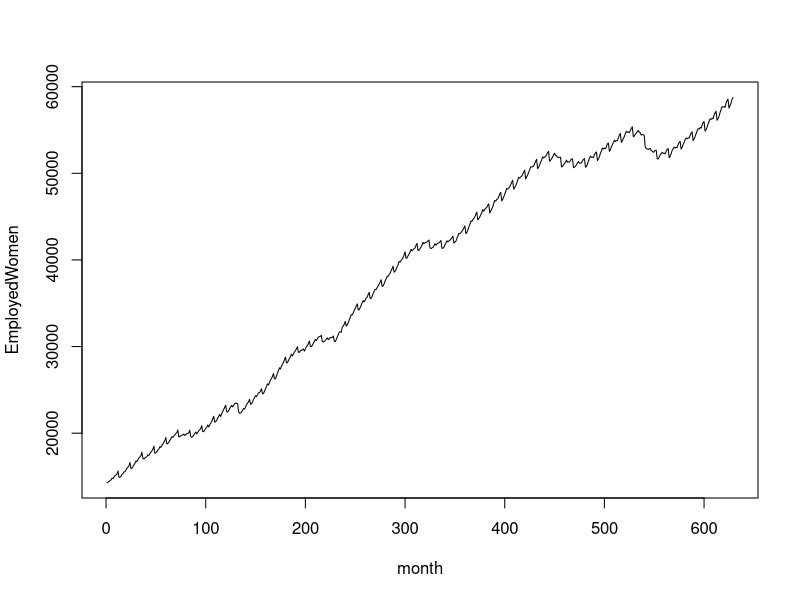
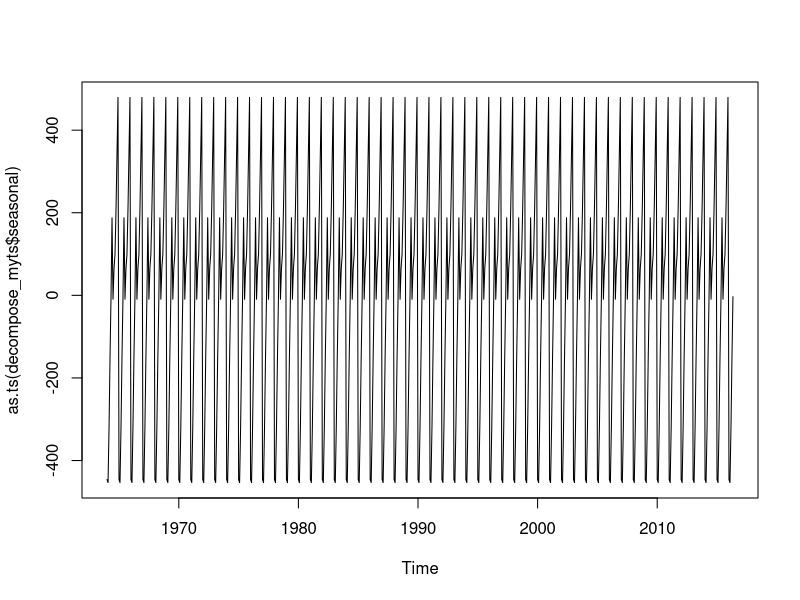
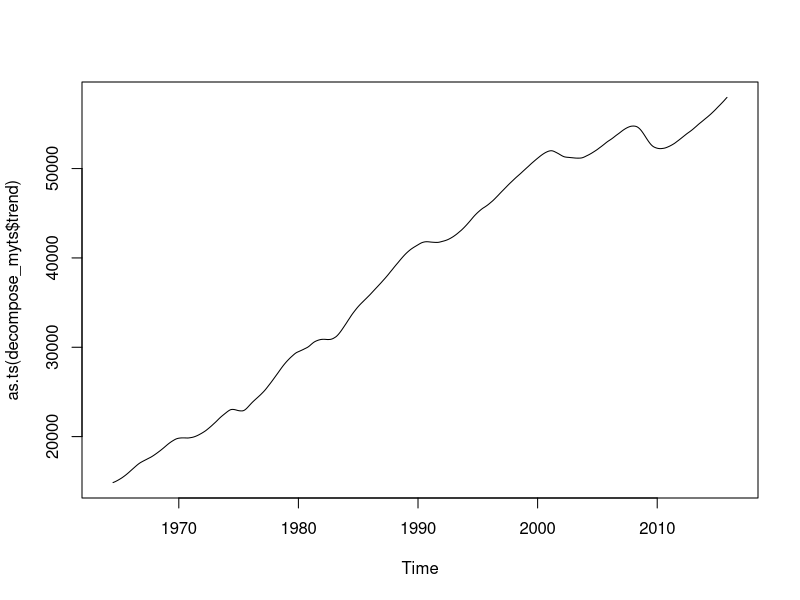
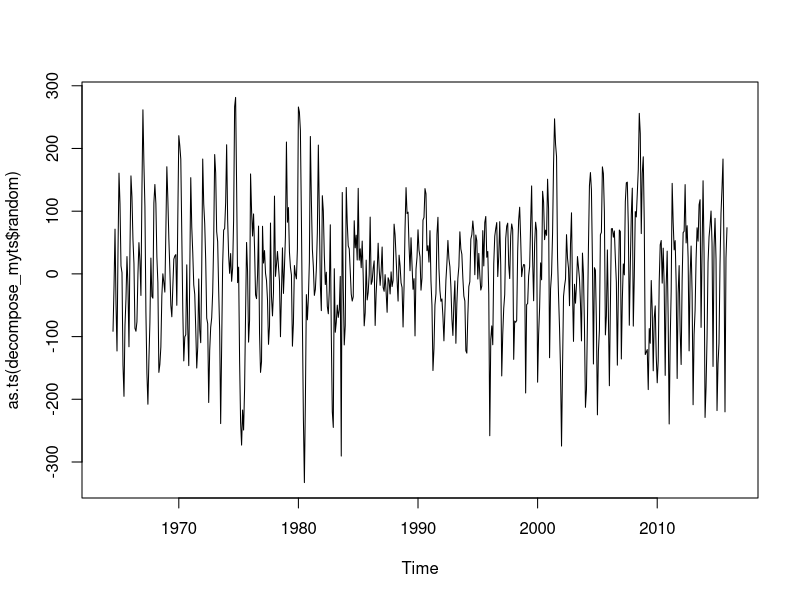
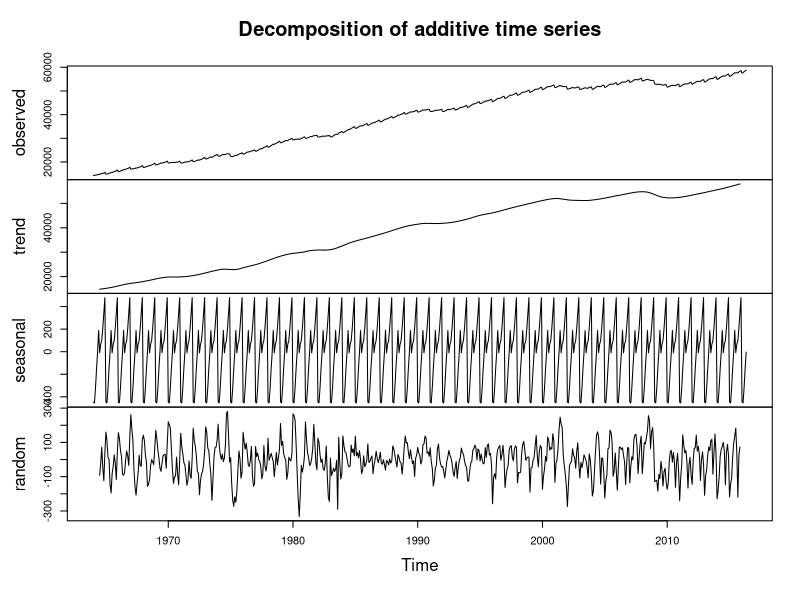

Source code (R) for these figures, in order:
setwd("C:\\Users\\user\\Desktop\\data analytics\\7.04.19_Time series")
#Decompose

tsdata <- read.csv("Timeseriesdata_7.29.16.csv",header=T)
myvector <- tsdata$EmployedWomen
myts <- ts(myvector,start=c(1964,1),end=c(2016,5),frequency = 12)

plot.ts(myvector, xlab="month" , ylab="EmployedWomen")

#Cpmponents of time series
decompose_myts = decompose(myts, "additive")
plot(as.ts(decompose_myts$seasonal))
plot(as.ts(decompose_myts$trend))
plot(as.ts(decompose_myts$random))
plot(decompose_myts)
